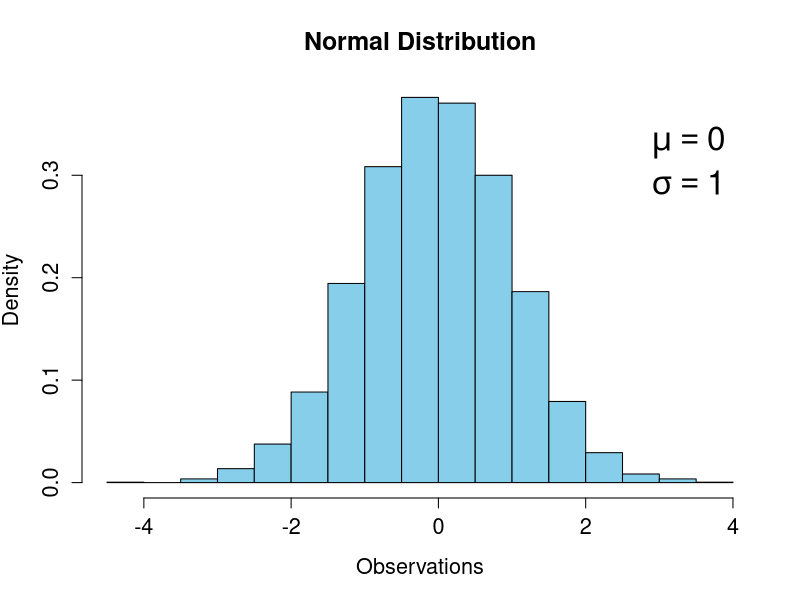

The R source for this figure:
## ---- chunk 1
d<-rnorm(5000) # gets parameter options from left panel and forms the plot below
hist(d,main='Normal Distribution',xlab="Observations",ylab="Density",col="skyblue",cex.main=1.5,
    cex.axis=1.3,cex.lab=1.3,prob=T) # plot gets generated on the right tabbed panel
legend("topright", inset = 0.025,legend=bquote(atop(mu==.(round(mean(d))),
       sigma==.(round(sd(d))))), bty = "n", cex = 2, text.col = 'black', text.font = 2)
